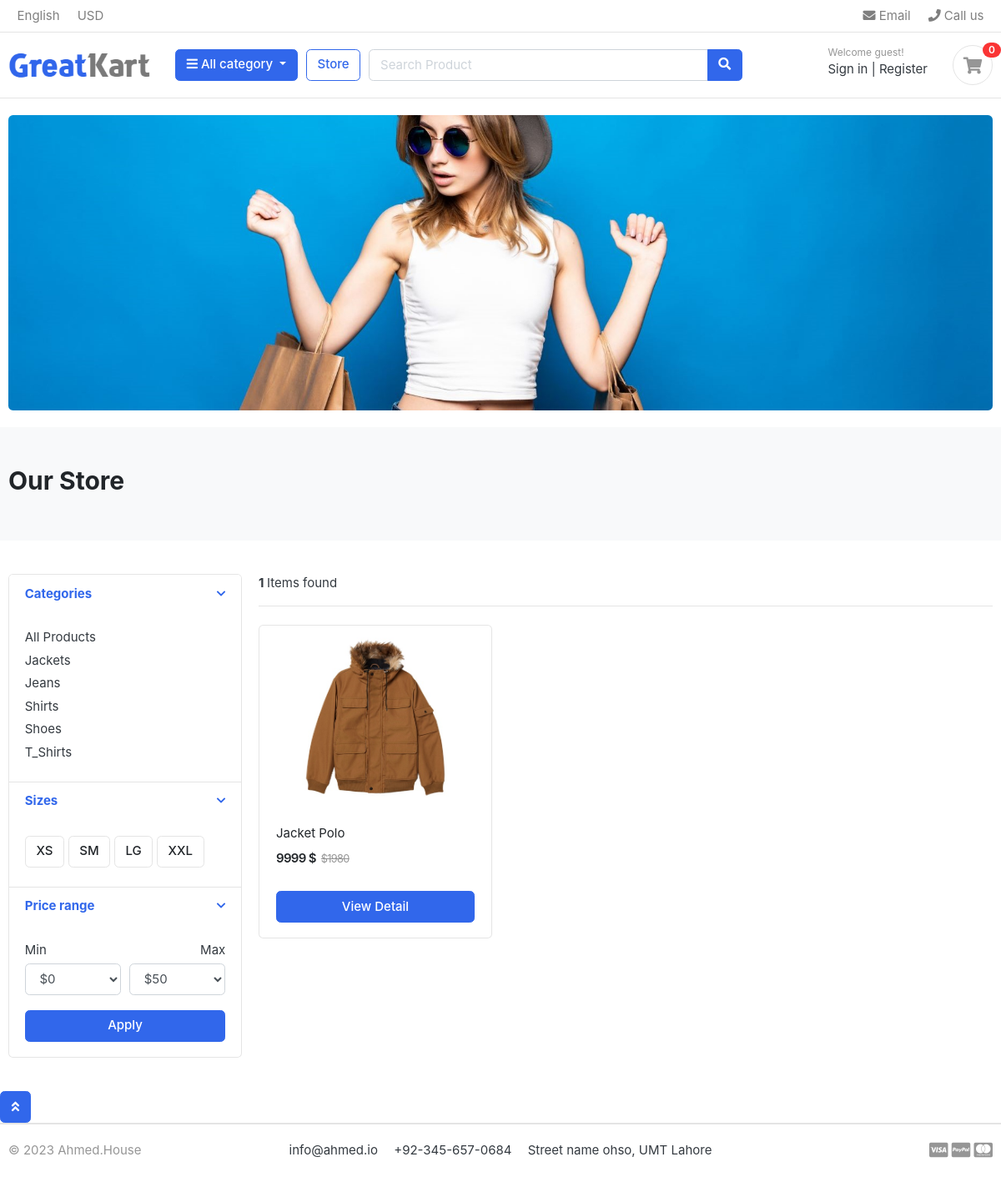
The app's page /store/category/jackets/ with its own data.
### category/models.py (models this page shows, shortened)
class Category(models.Model):
    category_name = models.CharField(max_length=50, unique=True)
    slug = models.SlugField(max_length=100, unique=True)
    description = models.TextField(max_length=255, blank=True)
    cat_image = models.ImageField(
        upload_to='media/category/images', blank=True)
    created_at = models.DateTimeField(default=datetime.datetime.now())
    updated_at = models.DateTimeField(auto_now=True)
    class Meta:
        verbose_name = 'category'
        verbose_name_plural = 'Categories'
    def get_url(self):
        return reverse('products_by_category', args=[self.slug])

### store/models.py (models this page shows, shortened)
class Product(models.Model):
    product_name = models.CharField(max_length=200, unique=True)
    slug = models.SlugField(max_length=200, unique=True)
    category = models.ForeignKey(Category, on_delete=models.CASCADE)
    description = models.TextField(max_length=500, blank=True)
    price = models.IntegerField()
    image = models.ImageField(upload_to="media/products/images/")
    stock = models.IntegerField()
    is_available = models.BooleanField(default=True)
    created_at = models.DateTimeField(auto_now_add=True)
    modified_date = models.DateTimeField(auto_now=True)
    def get_url(self):
        return reverse('product_detail', args=[self.category.slug, self.slug])

### store/views.py (the view, shortened to what this page needs)
# urls.py: path('store/', include('store.urls')),
def store(request, category_slug=None):
    category = None
    products=None
    if category_slug !=None:
        category = get_object_or_404(Category, slug=category_slug)
        products = Product.objects.filter(category=category, is_available=True).order_by('id')
        paginator = Paginator(products, 6)
        page_number = request.GET.get('page')
        page_product = paginator.get_page(page_number)
        product_count = products.count()
    context = {
        'products': page_product,
        'product_count': product_count,
        'category ': category,
    }
    return render(request, 'store/store.html', context)

### carts/context_processors.py (called while the page is built)
def counter(request):
    cart_count = 0
    if 'admin'in request.path:
        return {}
    else:
        try:
            cart = CartModel.objects.filter(cart_id= _cart_id(request))
            cart_items = CartItem.objects.all().filter(cart=cart[:1])
            for cart_item in cart_items:
                cart_count += cart_item.quantity
        except CartModel.DoesNotExist:
            cart_count = 0
    return dict(cart_count=cart_count)

### carts/views.py (called while the page is built)
def _cart_id(request):
    cart = request.session.session_key
    if not cart:        # agr phly se session na ho ho session bna lay gay
        cart = request.session.create()
    return cart

### category/context_processors.py (called while the page is built)
def menu_links(request):
    links = Category.objects.all()
    return dict(links=links)

### baseapp/templates/store/store.html (shortened to what this page needs)
{% extends "store/base.html" %}
{% load static %}
{% block content %}
<section class="section-pagetop bg">
<div class="container">
	{%if 'search' in request.path %}
		<h2 class="title-page">Search Result</h2>
	{% else %}
		<h2 class="title-page">Our Store</h2>
	{% endif %}
</div>
</section>
<section class="section-content padding-y">
<div class="container">
<div class="row">
	<aside class="col-md-3">
<div class="card">
	<article class="filter-group">
		<header class="card-header">
			<a href="#" data-toggle="collapse" data-target="#collapse_1" aria-expanded="true" class="">
				<i class="icon-control fa fa-chevron-down"></i>
				<h6 class="title">Categories</h6>
			</a>
		</header>
		<div class="filter-content collapse show" id="collapse_1" style="">
			<div class="card-body">
				<ul class="list-menu">
          <li><a href="{% url 'store_homepage' %}">All Products</a></li>
          {% for cat in links %}
				<li><a href="{{cat.get_url}}">{{cat.category_name}}</a></li>
        {% endfor %}
				</ul>
			</div>
		</div>
	</article>
	<article class="filter-group">
		<header class="card-header">
			<a href="#" data-toggle="collapse" data-target="#collapse_4" aria-expanded="true" class="">
				<i class="icon-control fa fa-chevron-down"></i>
				<h6 class="title">Sizes </h6>
			</a>
		</header>
		<div class="filter-content collapse show" id="collapse_4" style="">
			<div class="card-body">
			  <label class="checkbox-btn">
			    <span class="btn btn-light"> XS </span>
			  </label>
			  <label class="checkbox-btn">
			    <span class="btn btn-light"> SM </span>
			  </label>
			  <label class="checkbox-btn">
			    <span class="btn btn-light"> LG </span>
			  </label>
			  <label class="checkbox-btn">
			    <span class="btn btn-light"> XXL </span>
			  </label>
		</div>
		</div>
	</article>
	<article class="filter-group">
		<header class="card-header">
			<a href="#" data-toggle="collapse" data-target="#collapse_3" aria-expanded="true" class="">
				<i class="icon-control fa fa-chevron-down"></i>
				<h6 class="title">Price range </h6>
			</a>
		</header>
		<div class="filter-content collapse show" id="collapse_3" style="">
			<div class="card-body">
				<div class="form-row">
				<div class="form-group col-md-6">
				  <label>Min</label>
				  	<select class="mr-2 form-control">
						<option value="0">$0</option>
					</select>
				</div>
				<div class="form-group text-right col-md-6">
				  <label>Max</label>
				  	<select class="mr-2 form-control">
						<option value="50">$50</option>
					</select>
				</div>
				</div>
				<button class="btn btn-block btn-primary">Apply</button>
			</div>
		</div>
	</article>
</div>
	</aside>
	<main class="col-md-9">
<header class="border-bottom mb-4 pb-3">
		<div class="form-inline">
			<span class="mr-md-auto"><b> {{ product_count }} </b> Items found </span>
		</div>
</header>
  <div class="row">
	{% if products %}
		{% for prod in products %}
		<div class="col-md-4">
			<figure class="card card-product-grid">
				<div class="img-wrap">
				<a href="{{ prod.get_url }}" class="img-wrap">
				<img src="{{prod.image.url}}"> </a>
				</div>
				<figcaption class="info-wrap">
				<div class="fix-height">
					<a href="{{ prod.get_url }}" class="title">{{ prod.product_name }}</a>
					<div class="price-wrap mt-2">
					<span class="price">{{ prod.price }} $ </span>
					<del class="price-old">$1980</del>
					</div>
				</div>
				<a href="{{ prod.get_url }}" class="btn btn-block btn-primary">View Detail </a>
				</figcaption>
			</figure>
		</div>
		{% endfor %}
	{% else %}
		<div> <h2> No Result Found. Please try again.</h2></div>
	{% endif %}
  </div>
  	<div class="col-12 pb-1">
    </div>
</div>
</section>
{% endblock %}

### baseapp/static/ecomstatic/css/ui.css (style rules this page uses)
html { font-family: "Inter", sans-serif; font-size: 15px; }
.img-wrap { text-align: center; display: block; }
.img-wrap img { max-width: 100%; }
.price-wrap { letter-spacing: -0.7px; }
.padding-y { padding-top: 40px; padding-bottom: 40px; }
figure { margin-bottom: 0; }
article:after, .form-group:after { display: block; clear: both; content: ""; }
.bg { background-color: #f8f9fa; }
.title-page { color: #212529; }
.btn-light { background-color: #fff; border-color: #e4e4e4; }
[class*=list-] li:after { visibility: hidden; display: block; content: ""; overflow: hidden; height: 0; clear: both; }
.list-menu { list-style: none; margin: 0; padding-left: 0; }
.list-menu li { margin-bottom: 5px; }
.list-menu a { color: #343a40; }
[class*=card-product] a.title { color: #212529; display: block; }
[class*=card-product] .img-wrap { overflow: hidden; position: relative; }
[class*=card-product] .img-wrap img { height: 100%; max-width: 100%; width: auto; display: inline-block; -o-object-fit: cover; object-fit: cover; }
.card-product-grid { margin-bottom: 20px; }
.card-product-grid .img-wrap { border-radius: 0.2rem 0.2rem 0 0; height: 220px; }
.card-product-grid .info-wrap { overflow: hidden; padding: 18px 20px; }
.card-product-grid .fix-height { height: 80px; overflow: hidden; }
.card .img-wrap { overflow: hidden; }
.price { font-weight: 600; color: #212529; }
.price-old { color: #969696; margin-left: 3px; font-size: 85%; }
.icon-control { margin-top: 5px; float: right; font-size: 80%; }
.card-header .title { margin-bottom: 0; line-height: 1.5; }
.filter-group { border-bottom: 1px solid #e4e4e4; }
.filter-group .card-header { border-bottom: 0; }
.filter-group:last-child { border-bottom: 0; }
.checkbox-btn { position: relative; }
.section-pagetop { padding: 45px 0; }

### records on screen
Category: category_name "Jackets"
Category: category_name "Jeans"
Category: category_name "Shirts"
Category: category_name "Shoes"
Category: category_name "T_Shirts"
Product: image (picture), product_name "Jacket Polo", price "9999"

### other values on screen
{{ cart_count }} "0"
{{ product_count }} "1"
